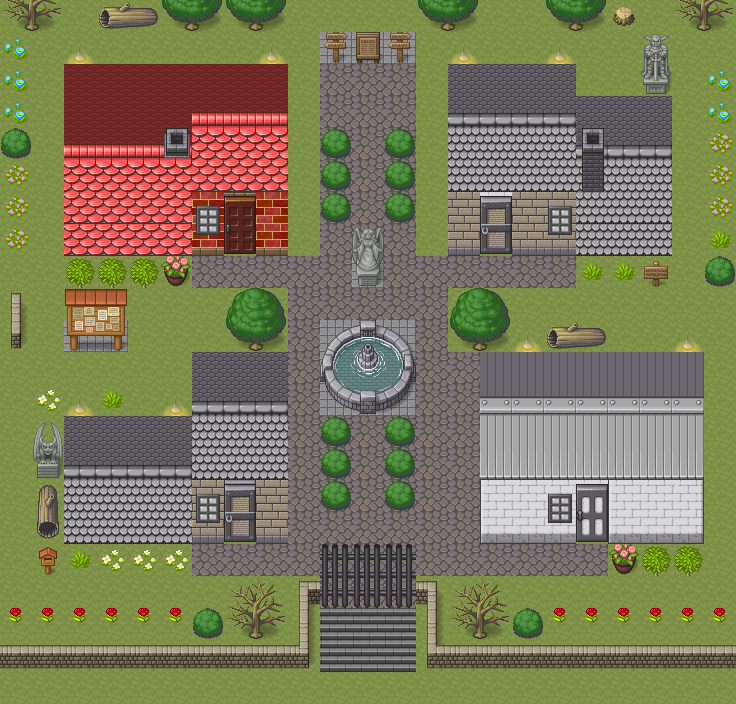

The image is a tile-based game level rendered from a .tmx file. Its description and source (layers, tilesets, objects; grid data summarised) follow:
An orthogonal 23x22 tile map with 32x32 px tiles, 3 tile layers (groundLayer, streetLayer, buildingLayer).

<map version="1.5" tiledversion="1.7.2" orientation="orthogonal" renderorder="right-down" width="23" height="22" tilewidth="32" tileheight="32" infinite="0" nextlayerid="10" nextobjectid="1">
 <editorsettings>
  <export format="json" />
 </editorsettings>
 <tileset firstgid="1" name="basemap" tilewidth="32" tileheight="32" tilecount="1064" columns="8">
  <image source="basemap.png" width="256" height="4256" />
 </tileset>
 <layer id="7" name="groundLayer" width="23" height="22">
  <data>[506 cells, 506 non-empty, 9 distinct tile ids]</data>
 </layer>
 <layer id="9" name="streetLayer" width="23" height="22">
  <data>[506 cells, 187 non-empty, 72 distinct tile ids]</data>
 </layer>
 <layer id="8" name="buildingLayer" width="23" height="22">
  <data>[506 cells, 127 non-empty, 33 distinct tile ids]</data>
 </layer>
</map>
